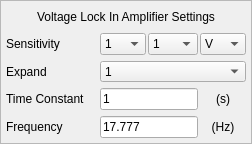
           <widget class="QFrame" name="frame_Voltage_Lockin_Setting">
            <property name="styleSheet">
             <string notr="true">#frame_Voltage_Lockin_Setting{
border:1px solid rgb(168,168,168)
}</string>
            </property>
            <property name="frameShape">
             <enum>QFrame::StyledPanel</enum>
            </property>
            <property name="frameShadow">
             <enum>QFrame::Raised</enum>
            </property>
            <layout class="QGridLayout" name="Layout_Voltage_Lockin_Setting_2" rowstretch="1,1,1,0,0" columnstretch="2,1,1,1">
             <property name="horizontalSpacing">
              <number>2</number>
             </property>
             <property name="margin">
              <number>5</number>
             </property>
             <item row="2" column="0">
              <widget class="QLabel" name="label_Voltage_LI_Expand">
               <property name="minimumSize">
                <size>
                 <width>60</width>
                 <height>20</height>
                </size>
               </property>
               <property name="maximumSize">
                <size>
                 <width>500</width>
                 <height>100</height>
                </size>
               </property>
               <property name="styleSheet">
                <string notr="true">#label_ImageNum{
color: rgb(168, 168, 168)
}</string>
               </property>
               <property name="text">
                <string>Expand</string>
               </property>
              </widget>
             </item>
             <item row="1" column="2">
              <widget class="QComboBox" name="comboBox_Voltage_LI_Sensitivity_2nddigit">
               <property name="minimumSize">
                <size>
                 <width>50</width>
                 <height>20</height>
                </size>
               </property>
               <property name="maximumSize">
                <size>
                 <width>500</width>
                 <height>100</height>
                </size>
               </property>
               <property name="currentIndex">
                <number>2</number>
               </property>
               <item>
                <property name="text">
                 <string>100</string>
                </property>
               </item>
               <item>
                <property name="text">
                 <string>10</string>
                </property>
               </item>
               <item>
                <property name="text">
                 <string>1</string>
                </property>
               </item>
              </widget>
             </item>
             <item row="1" column="0">
              <widget class="QLabel" name="label_Voltage_LI_Sensitivity">
               <property name="minimumSize">
                <size>
                 <width>60</width>
                 <height>20</height>
                </size>
               </property>
               <property name="styleSheet">
                <string notr="true">#label_ImageNum{
color: rgb(168, 168, 168)
}</string>
               </property>
               <property name="text">
                <string>Sensitivity</string>
               </property>
              </widget>
             </item>
             <item row="2" column="1" colspan="3">
              <widget class="QComboBox" name="comboBox_Voltage_LI_Expand">
               <property name="minimumSize">
                <size>
                 <width>50</width>
                 <height>20</height>
                </size>
               </property>
               <property name="maximumSize">
                <size>
                 <width>500</width>
                 <height>100</height>
                </size>
               </property>
               <property name="currentIndex">
                <number>0</number>
               </property>
               <item>
                <property name="text">
                 <string>1</string>
                </property>
               </item>
               <item>
                <property name="text">
                 <string>10</string>
                </property>
               </item>
               <item>
                <property name="text">
                 <string>100</string>
                </property>
               </item>
              </widget>
             </item>
             <item row="1" column="1">
              <widget class="QComboBox" name="comboBox_Voltage_LI_Sensitivity_1stdigit">
               <property name="minimumSize">
                <size>
                 <width>30</width>
                 <height>20</height>
                </size>
               </property>
               <property name="maximumSize">
                <size>
                 <width>500</width>
                 <height>100</height>
                </size>
               </property>
               <property name="currentIndex">
                <number>2</number>
               </property>
               <item>
                <property name="text">
                 <string>5</string>
                </property>
               </item>
               <item>
                <property name="text">
                 <string>2</string>
                </property>
               </item>
               <item>
                <property name="text">
                 <string>1</string>
                </property>
               </item>
              </widget>
             </item>
             <item row="1" column="3">
              <widget class="QComboBox" name="comboBox_Voltage_LI_Sensitivity_Unit">
               <property name="minimumSize">
                <size>
                 <width>40</width>
                 <height>20</height>
                </size>
               </property>
               <property name="maximumSize">
                <size>
                 <width>500</width>
                 <height>100</height>
                </size>
               </property>
               <property name="currentIndex">
                <number>0</number>
               </property>
               <item>
                <property name="text">
                 <string>V</string>
                </property>
               </item>
               <item>
                <property name="text">
                 <string>mV</string>
                </property>
               </item>
               <item>
                <property name="text">
                 <string>uV</string>
                </property>
               </item>
               <item>
                <property name="text">
                 <string>nV</string>
                </property>
               </item>
              </widget>
             </item>
             <item row="0" column="0" colspan="4">
              <widget class="QLabel" name="label_Voltage_LI_Settings">
               <property name="minimumSize">
                <size>
                 <width>60</width>
                 <height>20</height>
                </size>
               </property>
               <property name="styleSheet">
                <string notr="true">#label_ImageNum{
color: rgb(168, 168, 168)
}</string>
               </property>
               <property name="text">
                <string>Voltage Lock In Amplifier Settings</string>
               </property>
               <property name="alignment">
                <set>Qt::AlignCenter</set>
               </property>
              </widget>
             </item>
             <item row="3" column="0">
              <widget class="QLabel" name="label_Voltage_LI_Timeconstant">
               <property name="minimumSize">
                <size>
                 <width>60</width>
                 <height>20</height>
                </size>
               </property>
               <property name="styleSheet">
                <string notr="true">#label_ImageNum{
color: rgb(168, 168, 168)
}</string>
               </property>
               <property name="text">
                <string>Time Constant</string>
               </property>
              </widget>
             </item>
             <item row="3" column="1" colspan="2">
              <widget class="QLineEdit" name="lineEdit_Voltage_LI_Timeconstant">
               <property name="minimumSize">
                <size>
                 <width>50</width>
                 <height>20</height>
                </size>
               </property>
               <property name="maximumSize">
                <size>
                 <width>200</width>
                 <height>16777215</height>
                </size>
               </property>
               <property name="text">
                <string>1</string>
               </property>
              </widget>
             </item>
             <item row="3" column="3">
              <widget class="QLabel" name="label_MinVoltage_Unit_10">
               <property name="minimumSize">
                <size>
                 <width>20</width>
                 <height>20</height>
                </size>
               </property>
               <property name="toolTip">
                <string notr="true"/>
               </property>
               <property name="text">
                <string>(s)</string>
               </property>
               <property name="alignment">
                <set>Qt::AlignCenter</set>
               </property>
              </widget>
             </item>
             <item row="4" column="1" colspan="2">
              <widget class="QLineEdit" name="lineEdit_Lockin_Info_Frequency">
               <property name="minimumSize">
                <size>
                 <width>50</width>
                 <height>20</height>
                </size>
               </property>
               <property name="maximumSize">
                <size>
                 <width>200</width>
                 <height>16777215</height>
                </size>
               </property>
               <property name="text">
                <string>17.777</string>
               </property>
              </widget>
             </item>
             <item row="4" column="0">
              <widget class="QLabel" name="label_Lockin_Info_Frequency">
               <property name="minimumSize">
                <size>
                 <width>80</width>
                 <height>20</height>
                </size>
               </property>
               <property name="maximumSize">
                <size>
                 <width>200</width>
                 <height>16777215</height>
                </size>
               </property>
               <property name="text">
                <string>Frequency</string>
               </property>
              </widget>
             </item>
             <item row="4" column="3">
              <widget class="QLabel" name="label_MinVoltage_Unit_12">
               <property name="minimumSize">
                <size>
                 <width>20</width>
                 <height>20</height>
                </size>
               </property>
               <property name="toolTip">
                <string notr="true"/>
               </property>
               <property name="text">
                <string>(Hz)</string>
               </property>
               <property name="alignment">
                <set>Qt::AlignCenter</set>
               </property>
              </widget>
             </item>
            </layout>
           </widget>
